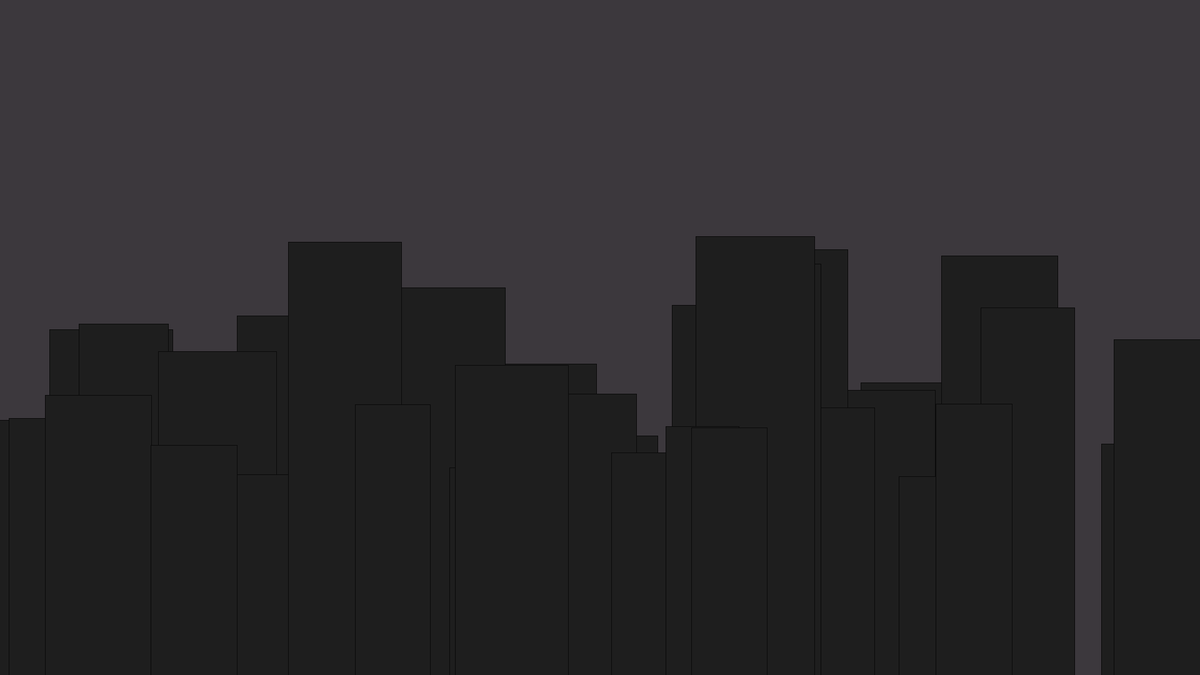
Frame 1 (no input)
Frame 2 (the mouse pressed at the canvas centre, redrawn once): identical to frame 1, image omitted

The Processing sketch that drew this single still picture (run headless with seeded random() and noise(); the mouse was pressed at the canvas centre and the sketch redrawn once):

// Processing sketch: city
// ── city.pde
ArrayList<Building> buildings;

void setup() {
  size(1920, 1080);
  
  buildings = new ArrayList<Building>();
  
  float currentX = 0;
  
  boolean[] taken = new boolean[width / 20];
  for(int i = 0; i < taken.length; i++) taken[i] = false;
  
  for(int i = 0; i < 50; i++) {
    float centerX = random(0, width);
    
    if(taken[(int)centerX / 20]) continue;
    
    float buildingWidth = 200;
    float buildingHeight = random(500, 800);
    float depth = random(1, 2);
    
    buildings.add(new Building(centerX, buildingWidth, buildingHeight, depth));
    
    taken[(int)centerX / 20] = true;
  }
  
  noLoop();
}

void draw() {
  background(60, 56, 61);
  
  for(Building building : buildings) {
    building.Render();
  }
}

// ── Building.pde
class Building {
  float centerX, buildingWidth, buildingHeight, depth;
  
  Building(float centerX, float width, float height, float depth) {
    this.centerX = centerX;
    this.buildingWidth = width;
    this.buildingHeight = height;
    this.depth = depth;
  }
  
  void Render() {
    float actualWidth = this.buildingWidth / depth;
    float actualHeight = this.buildingHeight / depth;
    
    float centerY = height - actualHeight / 2;
    
    stroke(10);
    fill(30);
    
    rectMode(CENTER);
    
    rect(centerX, centerY, actualWidth, actualHeight);
  }
}
